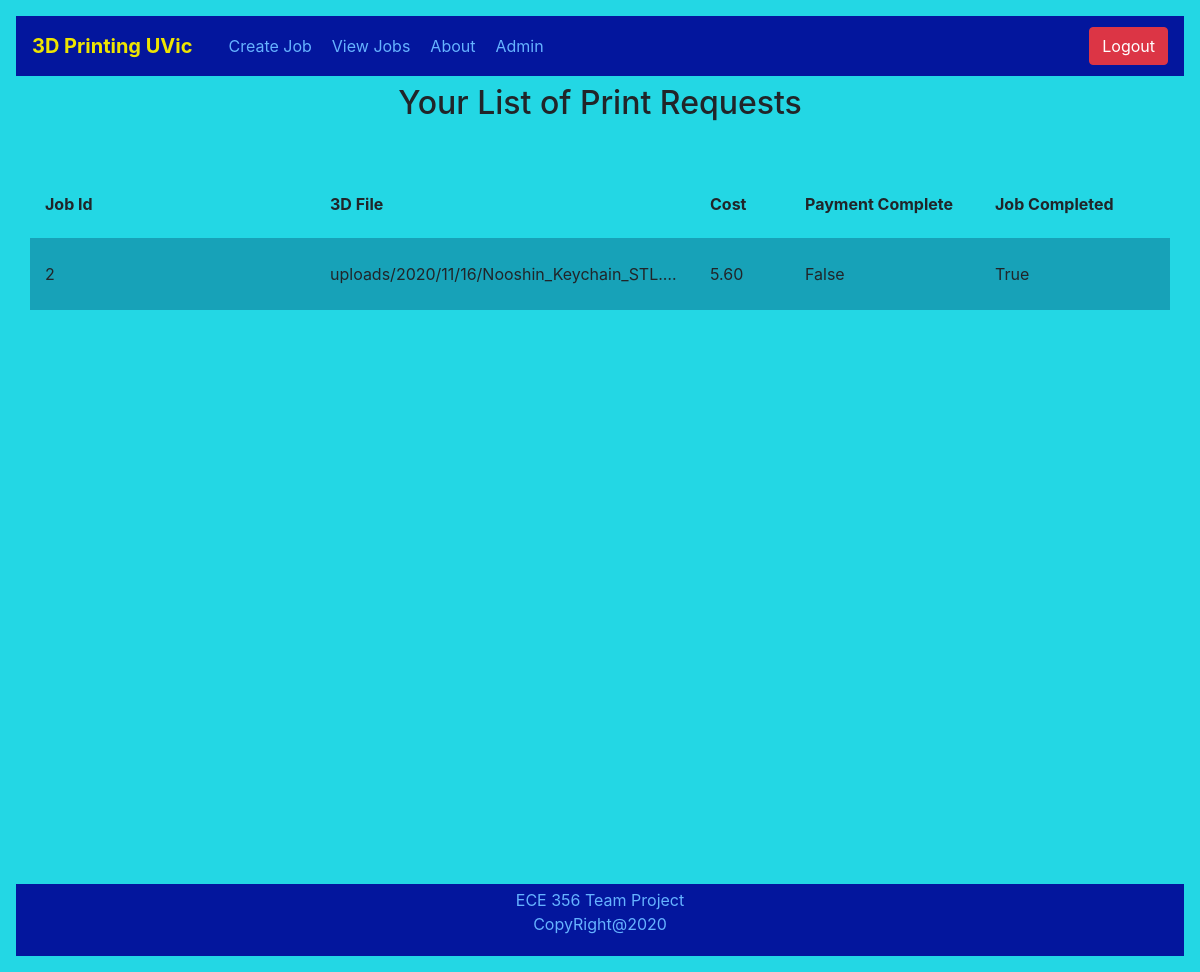
The app's page /jobs/view/ (signed in), older data.
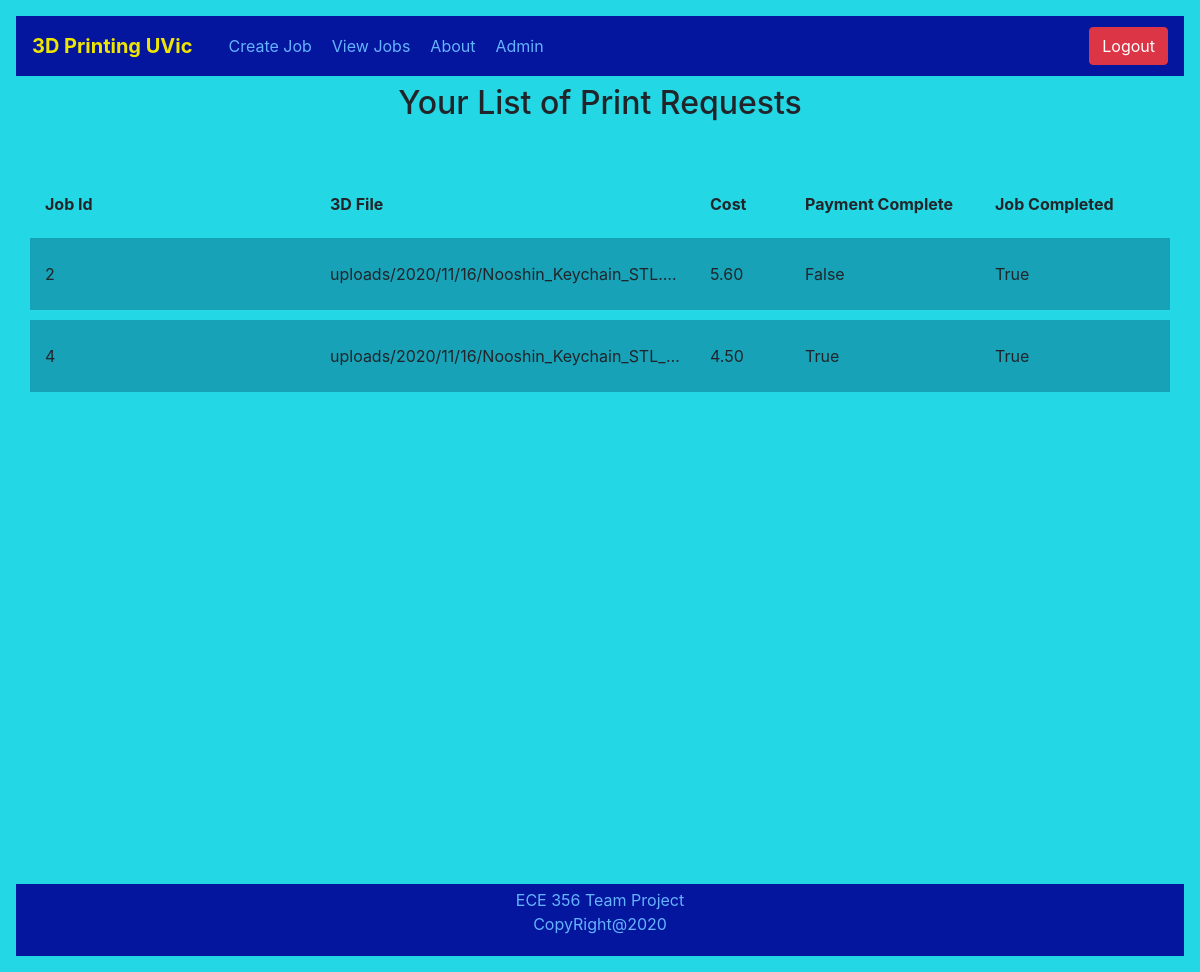
The same page, newer data.
### JobTracker/models.py (models this page shows, shortened)
class Job(models.Model):
    jobId            = models.AutoField(primary_key=True)
    user             = models.ForeignKey(CustomUser, verbose_name="User", on_delete=models.CASCADE)
    cost             = models.DecimalField(max_digits=6, decimal_places=2)
    dateRequested    = models.DateTimeField(auto_now=False, auto_now_add=True)
    jobCompleted     = models.BooleanField(default=False)
    paymentCompleted = models.BooleanField(default=False)
    projectTitle     = models.CharField(max_length=50, verbose_name="Project Title", default="")
    fileName         = models.FileField(upload_to='uploads/%Y/%m/%d/', max_length=100, verbose_name="STL File")
    jobDetails       = models.TextField(verbose_name="Job Details")
    class Meta:
        ordering = ["-dateRequested"]
        db_table = 'Job'
        verbose_name = "Job List"

### JobTracker/views.py (the view)
# urls.py: path('view/', login_required(JobsListView.as_view()), name="view"),
class JobsListView(ListView):
    template_name = "viewjobs.html"
    context_object_name = "jobs"
    model = Job
    def get_queryset(self):
        user = list(CustomUser.objects.filter(username=self.request.user))[0]
        if user.isAdminUser:
            return  Job.objects.all().order_by('dateRequested')
        else:
           return Job.objects.filter(user=self.request.user).order_by('dateRequested')

### JobTracker/templates/viewjobs.html
{% extends "base.html" %}
{% block pageContent %}
    <div class="row mt-2" style="padding-bottom: 50px">
        <div class="col">
            <h2 style = "position:relative; text-align:center;"> Your List of Print Requests </h2>
        </div>
    </div>
    <div class="container" style="border-radius: 24px 24px 0px 0px">
        <div class="row" style="padding-bottom: 12px; padding-top: 12px;">
            <div class="col-12 col-md-3">
                <b>Job Id</b>
            </div>
            <div class="col-12 col-md-4">
                <b>3D File</b>
            </div>
            <div class="col-12 col-md-1">
                <b>Cost</b>
            </div>
            <div class="col-12 col-md-2">
                <b>Payment Complete</b>
            </div>
            <div class="col-12 col-md-2">
                <b>Job Completed</b>
            </div>
        </div>
        {% for job in jobs %}
            <div class="row bg-info" style="padding-top: 24px; padding-bottom: 24px; border-top: 10px solid rgb(35, 215, 228);">
                <div class="col-12 col-md-3">
                    {{job.jobId}}
                </div>
                <div class="col-12 col-md-4" style="display: block; width: 100px; overflow: hidden; white-space: nowrap; text-overflow: ellipsis;">
                    {{job.fileName}}
                </div>
                <div class="col-12 col-md-1">
                    {{job.cost}}
                </div>
                <div class="col-12 col-md-2">
                    {{job.paymentCompleted}}
                </div>
                <div class="col-12 col-md-2">
                    {{job.jobCompleted}}
                </div>
            </div>
        {% endfor %}
    </div>
{% endblock %}

Row changes from the older to the newer data that the page shows:
added Job: jobId "4", fileName "uploads/2020/11/16/Nooshin_Keychain_STL_…", cost "4.50", paymentCompleted "True", jobCompleted "True"
